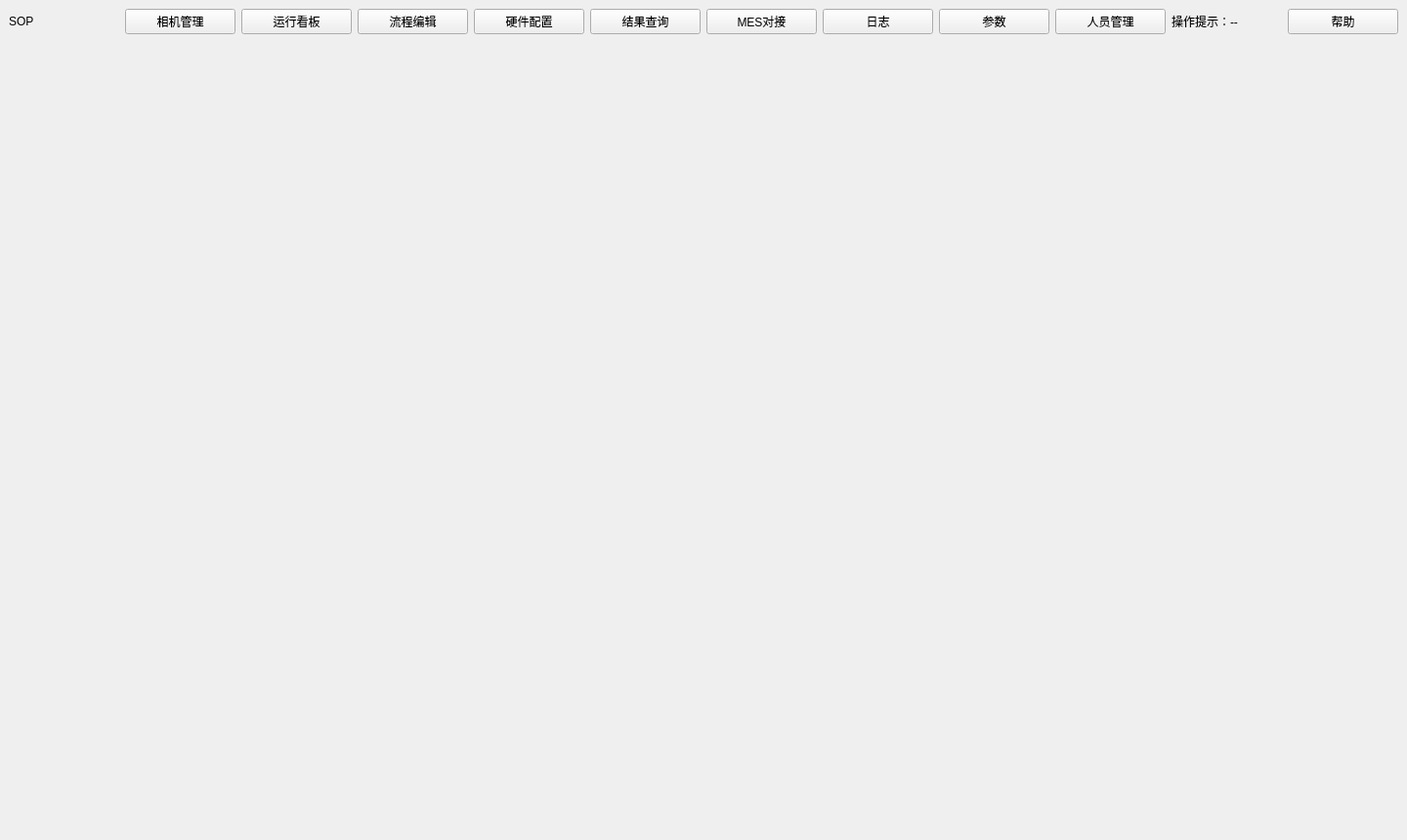
<?xml version="1.0" encoding="UTF-8"?>
<ui version="4.0">
 <class>MainWindow</class>
 <widget class="QMainWindow" name="MainWindow">
  <property name="geometry"><rect><x>0</x><y>0</y><width>1440</width><height>860</height></rect></property>
  <widget class="QWidget" name="centralWidget">
   <layout class="QVBoxLayout" name="rootLayout">
    <property name="spacing"><number>0</number></property>
    <property name="leftMargin"><number>0</number></property>
    <property name="topMargin"><number>0</number></property>
    <property name="rightMargin"><number>0</number></property>
    <property name="bottomMargin"><number>0</number></property>
    <item>
     <widget class="QFrame" name="navBar">
      <layout class="QHBoxLayout" name="navLayout">
       <item><widget class="QLabel" name="appTitle"><property name="text"><string>SOP</string></property></widget></item>
       <item><widget class="QPushButton" name="cameraButton"><property name="text"><string>相机管理</string></property></widget></item>
       <item><widget class="QPushButton" name="dashboardButton"><property name="text"><string>运行看板</string></property></widget></item>
       <item><widget class="QPushButton" name="flowButton"><property name="text"><string>流程编辑</string></property></widget></item>
       <item><widget class="QPushButton" name="hardwareButton"><property name="text"><string>硬件配置</string></property></widget></item>
       <item><widget class="QPushButton" name="resultButton"><property name="text"><string>结果查询</string></property></widget></item>
       <item><widget class="QPushButton" name="mesButton"><property name="text"><string>MES对接</string></property></widget></item>
       <item><widget class="QPushButton" name="logButton"><property name="text"><string>日志</string></property></widget></item>
       <item><widget class="QPushButton" name="paramButton"><property name="text"><string>参数</string></property></widget></item>
       <item><widget class="QPushButton" name="personnelButton"><property name="text"><string>人员管理</string></property></widget></item>
       <item><widget class="QLabel" name="navTip"><property name="text"><string>操作提示：--</string></property></widget></item>
       <item><widget class="QPushButton" name="helpButton"><property name="text"><string>帮助</string></property></widget></item>
      </layout>
     </widget>
    </item>
    <item><widget class="QStackedWidget" name="stackedWidget"/></item>
    <item><widget class="QFrame" name="statusBar"/></item>
   </layout>
  </widget>
 </widget>
 <resources/>
 <connections/>
</ui>
